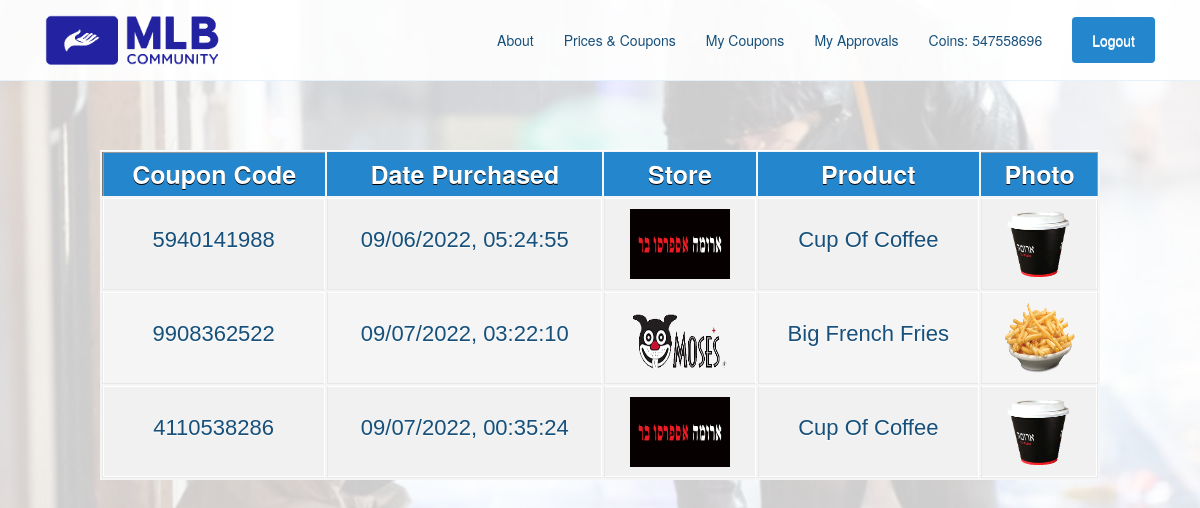
Screenshot of /mycoupons (signed in) with the database file from the repository.
### myapp/models.py (models this page shows, shortened)
class UserExtend(models.Model):
    user = OneToOneField(User, on_delete=models.CASCADE)
    coins = IntegerField()
    coupons_list = CharField(max_length=1000000, null=True, blank=True)
    coupons_counter = IntegerField(default=0)
    date_list = CharField(max_length=1000000, null=True, blank=True)
    store_list = CharField(max_length=1000000, null=True, blank=True)
    approvals = ForeignKey('ApprovedPost',on_delete=models.SET_NULL, null=True, blank=True)
    def get_coupons_list(self):
        return list(map(str, self.coupons_list.split('.')))
    def get_date_list(self):
        return list(map(str, self.date_list.split('.')))
    def get_store_list(self):
        return list(map(str, self.store_list.split('.')))

class Store(models.Model):
    name = CharField(max_length=100)
    product = CharField(max_length=100)
    logo = ImageField(upload_to="files/", null=True, blank=True)
    id_number = CharField(blank=True, default=0, max_length=100)
    product_photo = ImageField(upload_to="files/", null=True, blank=True)

### myapp/views.py (the view)
# urls.py: path('mycoupons', views.myCoupons, name='mycoupons'),
def myCoupons(request):
    stores = Store.objects.all()
    list_stores = list(stores)
    store1 = list_stores[0]
    store2 = list_stores[1]
    store3 = list_stores[2]
    store4 = list_stores[3]
    extendedUsers = UserExtend.objects.all()
    user = request.user
    for e in extendedUsers:
        if e.user.username == user.username:
            extended = e
    if (extended.coupons_counter):
        coupons_list = zip(extended.get_coupons_list(), extended.get_date_list(), extended.get_store_list())
        context = {'coupons_list': coupons_list, 'store1': store1, 'store2': store2, 'store3': store3, 'store4': store4,
                   'extended': extended, 'extendedUsers': extendedUsers}
        return render(request, 'mycoupons.html', context, )
    context = {'coupons_list': [], 'store1': store1, 'store2': store2, 'store3': store3, 'store4': store4,
               'extended': extended, 'extendedUsers': extendedUsers}
    return render(request, 'mycoupons.html', context, )

### templates/mycoupons.html (shortened to what this page needs)
{% load static %}
<head>
  <link href="{% static 'assets/vendor/bootstrap/css/bootstrap.min.css' %}" rel="stylesheet">
    <link href="{% static 'styleIndex.css' %}" rel="stylesheet">
    <link href="{% static 'styleMyCoupons.css' %}" rel="stylesheet">
</head>
<header id="header" class="fixed-top">
  <div class="container d-flex align-items-center justify-content-between">
    <a href="/" class="logo"><img src="/files/files/MLBLogo.png" alt="" class="img-fluid" height="100"></a>
    {% include 'navbar.html' %}
  </div>
</header>
<table>
  <br><br><br><br>
  <thead>
    <tr>
      <th style="font-size:25px">Coupon Code</th>
      <th style="font-size:25px">Date Purchased</th>
      <th style="font-size:25px">Store</th>
      <th style="font-size:25px">Product</th>
      <th style="font-size:25px">Photo</th>
    </tr>
  </thead>
  <tbody>
  {% for coupon, date, store in coupons_list %}
    <tr>
      <td><strong><h2 style="color: #16507b; font-size:22px"> {{coupon}}</h2></strong></td>
      <td><h2 style="color: #16507b; font-size:22px">{{date}}</h2></td>
      {% if store == store1.id_number %}
        <td><img src="{{store1.logo.url}}" height="70" width="100" class="center"/></td>
        <td><h2 style="color: #16507b; font-size:22px">{{store1.product}}</h2></td>
        <td><img src="{{store1.product_photo.url}}" height="70" width="70" class="center"/></td>
      {% elif store == store2.id_number %}
      <td><img src="{{store2.logo.url}}" height="70" width="100" class="center"/></td>
      <td><h2 style="color: #16507b; font-size:22px">{{store2.product}}</h2></td>
      <td><img src="{{store2.product_photo.url}}" height="70" width="70" class="center"/></td>
      {% elif store == store3.id_number %}
      <td><img src="{{store3.logo.url}}" height="70" width="100" class="center"/></td>
      <td><h2 style="color: #16507b; font-size:22px">{{store3.product}}</h2></td>
      <td><img src="{{store3.product_photo.url}}" height="70" width="70" class="center"/></td>
      {% elif store == store4.id_number %}
      <td><img src="{{store4.logo.url}}" height="70" width="100" class="center"/></td>
      <td><h2 style="color: #16507b; font-size:22px">{{store4.product}}</h2></td>
      <td><img src="{{store4.product_photo.url}}" height="70" width="70" class="center"/></td>
      {% endif %}
    </tr>
  {% endfor %}
</table>

### templates/navbar.html (shortened to what this page needs)
<nav id="navbar" class="navbar">
    <ul>
        {% if user.is_authenticated %}
            {% for e in extendedUsers %}
                {% if e.user.username == user.username %}
                    {% if e.user.username == 'admin' %}
                        <li><a class="nav-link scrollto" href="admin_view_approvals">View Uploaded Approvals</a></li>
                        <li><a class="nav-link scrollto" href="admin_view_volunteering_requests">View Volunteering Requests</a></li>
                        <li><a class="nav-link scrollto" href="admin_view_existing_posts">View Existing Volunteering Options</a></li>
                        <li><a class="getstarted scrollto" href="logout">Logout</a></li>
                    {% else %}
                        <li><a class="nav-link scrollto" href="about">About</a></li>
                        <li><a class="nav-link scrollto" href="prices">Prices & Coupons</a></li>
                        <li><a class="nav-link scrollto" href="mycoupons">My Coupons</a></li>
                        <li><a class="nav-link scrollto" href="myapprovals">My Approvals</a></li>
                        <li><a class="nav-link scrollto" href="prices">Coins: {{ e.coins }}</a></li>
                        <li><a class="getstarted scrollto" href="logout">Logout</a></li>
                    {% endif %}
                {% endif %}
            {% endfor %}
        {% else %}
            <li><a class="nav-link scrollto" href="about">About</a></li>
            <li><a class="nav-link scrollto" href="prices">Prices & Coupons</a></li>
            <li><a class="getstarted scrollto" href="register">Register</a></li>
            <li><a class="getstarted scrollto" href="login">Login</a></li>
        {% endif %}
    </ul>
</nav>

### static/styleIndex.css (style rules this page uses)
a { color: #2487ce; text-decoration: none; }
h1, h2, h3, h4, h5, h6 { font-family: "Raleway", sans-serif; }
#header { transition: all 0.5s; background: rgba(255, 255, 255, 0.9); z-index: 997; padding: 15px 0; border-bottom: 1px solid #e6f2fb; }
#header .logo { font-size: 28px; margin: 0; padding: 0; line-height: 1; font-weight: 300; letter-spacing: 0.5px; font-family: "Poppins", sans-serif; }
#header .logo img { max-height: 50px; }
.navbar { padding: 0; }
.navbar ul { margin: 0; padding: 0; display: flex; list-style: none; align-items: center; }
.navbar li { position: relative; }
.navbar a, .navbar a:focus { display: flex; align-items: center; justify-content: space-between; padding: 10px 0 10px 30px; font-size: 14px; color: #16507b; white-space: nowrap; transition: 0.3s; }
.navbar .getstarted, .navbar .getstarted:focus { background: #2487ce; padding: 8px 20px; margin-left: 30px; border-radius: 4px; color: #fff; }

### static/styleMyCoupons.css (style rules this page uses)
strong { font-weight: bold; }
table { background: #f5f5f5; border-collapse: separate; box-shadow: inset 0 1px 0 #fff; font-size: 12px; line-height: 24px; margin: 30px auto; text-align: center; width: 1000px; }
th { background: url(https://jackrugile.com/images/misc/noise-diagonal.png), linear-gradient(#2487ce, #2487ce); color: #fff; font-weight: bold; padding: 10px 15px; position: relative; text-shadow: 0 1px 0 #000; text-align: center; }
th:after { content: ""; display: inline block; height: 25%; left: 0; margin: 1px 0 0 0; position: relative; top: 25%; width: 100%; }
th:first-child { border-left: 1px solid #777; box-shadow: inset 1px 1px 0 #999; }
th:last-child { box-shadow: inset -1px 1px 0 #999; }
td { border-right: 1px solid #fff; border-left: 1px solid #e8e8e8; border-top: 1px solid #fff; border-bottom: 1px solid #e8e8e8; padding: 10px 15px; position: relative; transition: all 300ms; }
td:first-child { box-shadow: inset 1px 0 0 #fff; }
td:last-child { border-right: 1px solid #e8e8e8; box-shadow: inset -1px 0 0 #fff; }
tr { background: url(https://jackrugile.com/images/misc/noise-diagonal.png); }
tr:nth-child(odd) td { background: #f1f1f1 url(https://jackrugile.com/images/misc/noise-diagonal.png); }
tr:last-of-type td { box-shadow: inset 0 -1px 0 #fff; }
tr:last-of-type td:first-child { box-shadow: inset 1px -1px 0 #fff; }
tr:last-of-type td:last-child { box-shadow: inset -1px -1px 0 #fff; }

### rows the page displays
UserExtend: coins "547558696"
Store: logo (picture), product "Cup Of Coffee" "Cup Of Coffee", product_photo (picture)
Store: logo (picture), product "Big French Fries", product_photo (picture)

### other values shown
{{ coupon }} "5940141988" "9908362522" "4110538286"
{{ date }} "09/06/2022, 05:24:55" "09/07/2022, 03:22:10" "09/07/2022, 00:35:24"
